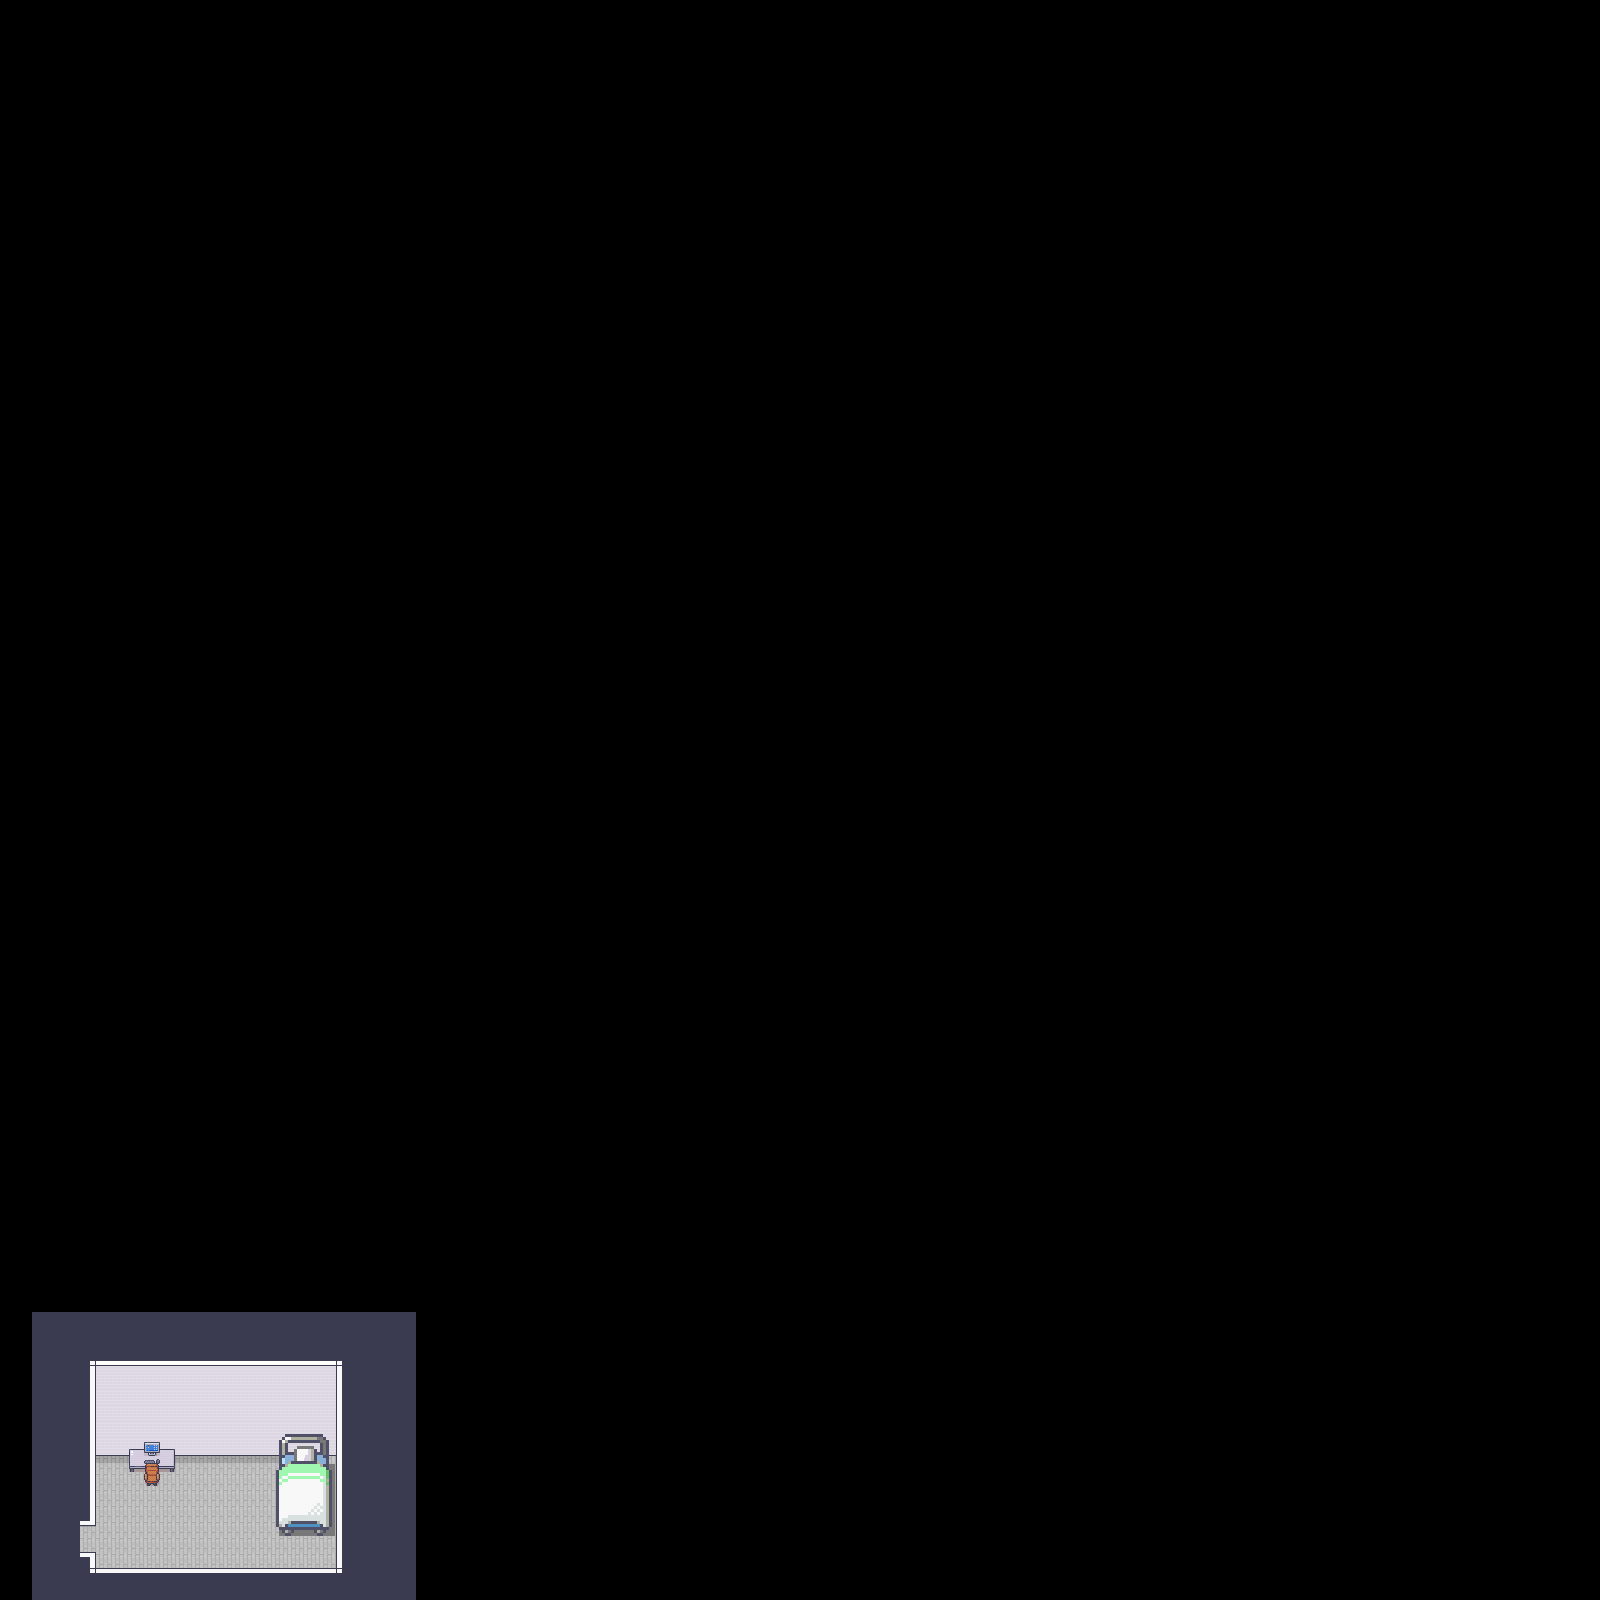

This is a level from a 2D game, rendered from its Tiled map with the project's own tilesets. A one-line summary and the map file follow, with tile-layer data summarised:
An orthogonal 100x100 tile map with 16x16 px tiles, 6 tile layers (Background Floor, Background Wall, Objects 1st level, Objects 2nd level, ...), 3 tilesets.

<map version="1.5" tiledversion="1.7.2" orientation="orthogonal" renderorder="right-down" width="100" height="100" tilewidth="16" tileheight="16" infinite="0" nextlayerid="7" nextobjectid="1">
 <tileset firstgid="1" source="Tiles/Room_Builder_Office_16x16.tsx" />
 <tileset firstgid="225" source="Tiles/Interior_TileSet_16x16.tsx" />
 <tileset firstgid="2529" source="Tiles/Modern_Office_16x16.tsx" />
 <layer id="1" name="Background Floor" width="100" height="100">
  <data>[10000 cells, 432 non-empty, 8 distinct tile ids]</data>
 </layer>
 <layer id="2" name="Background Wall" width="100" height="100">
  <data>[10000 cells, 62 non-empty, 12 distinct tile ids]</data>
 </layer>
 <layer id="3" name="Objects 1st level" width="100" height="100">
  <data>[10000 cells, 28 non-empty, 28 distinct tile ids]</data>
 </layer>
 <layer id="4" name="Objects 2nd level" width="100" height="100">
  <data>[10000 cells, 6 non-empty, 6 distinct tile ids]</data>
 </layer>
 <layer id="5" name="Objects 3rd level" width="100" height="100">
  <data>[10000 cells, 3 non-empty, 3 distinct tile ids]</data>
 </layer>
 <layer id="6" name="Objects 4th level" width="100" height="100">
  <data>[10000 cells, 1 non-empty, 1 distinct tile ids]</data>
 </layer>
</map>
